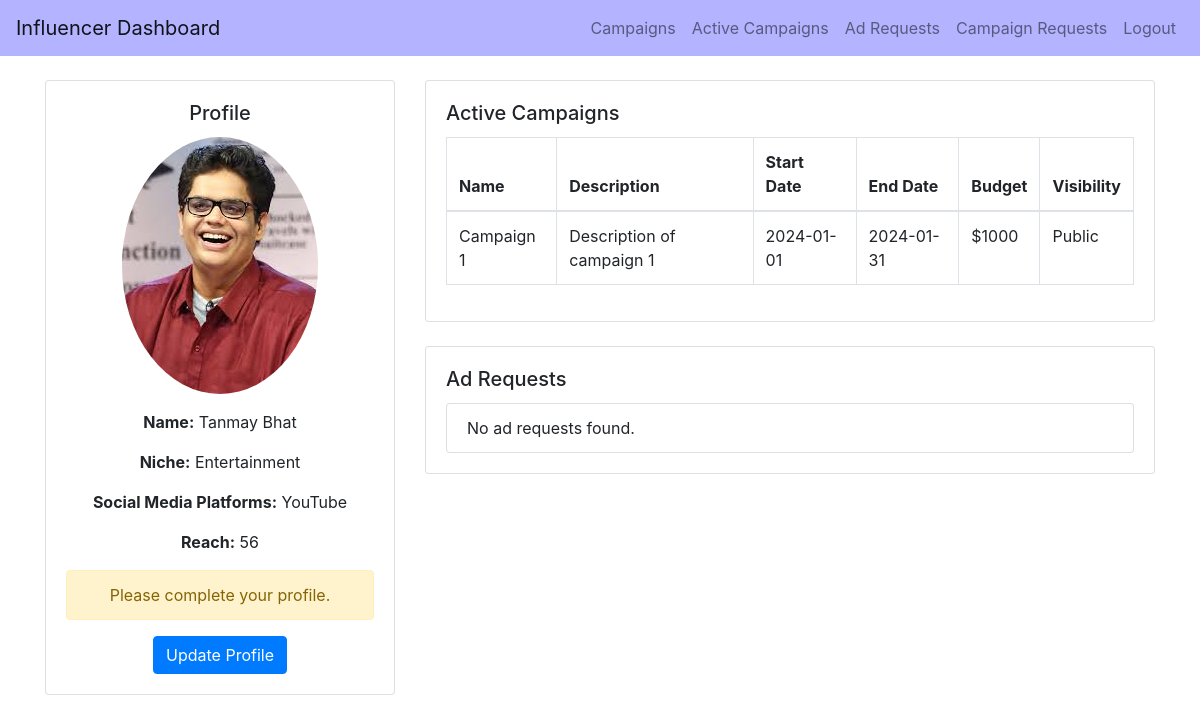
Page /influencer_dashboard/tanmay on the earlier database version.
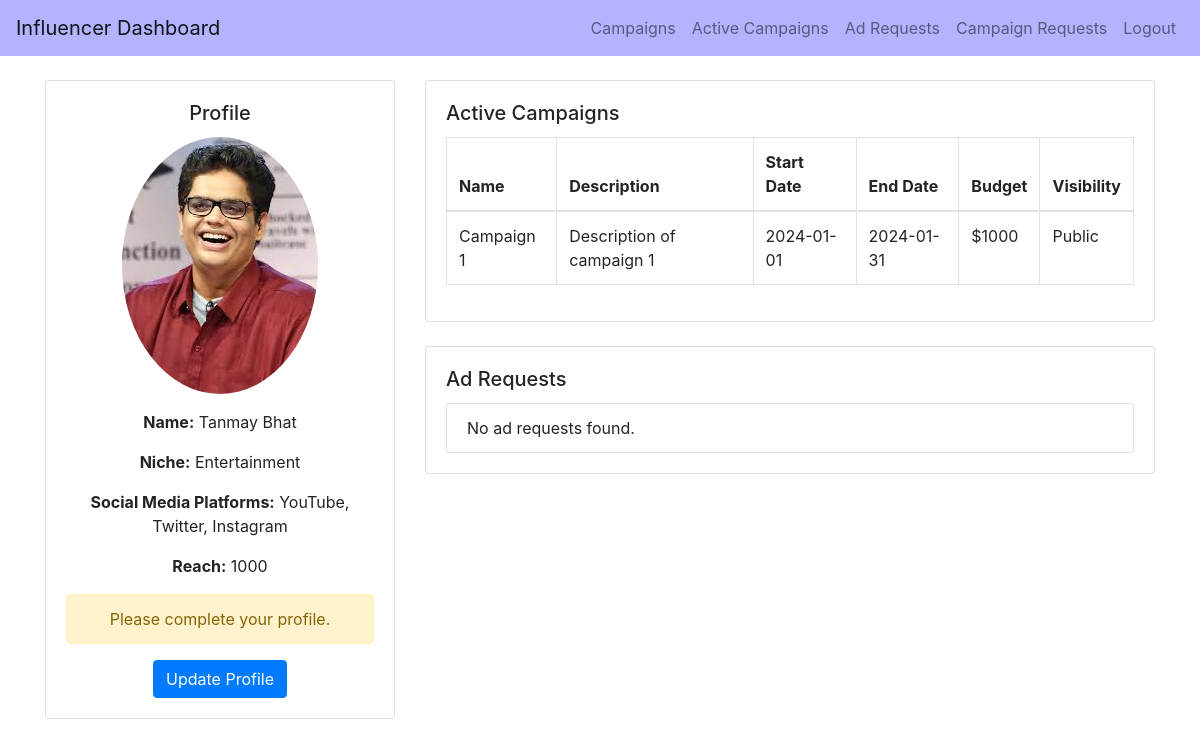
Same page on the later database version.
### backend/models.py (models this page shows)
class Influencer(db.Model):
    __tablename__ = 'influencer'
    id = db.Column(db.Integer, primary_key=True)
    name = db.Column(db.String(100), nullable=False)
    email = db.Column(db.String(150), nullable=False)
    profile_picture = db.Column(db.String(150), nullable=True)
    niche = db.Column(db.String(50), nullable=False)
    reach = db.Column(db.Integer, nullable=False)
    user_id = db.Column(db.Integer, db.ForeignKey('user.id'), nullable=False)
    platform = db.Column(db.String(150), nullable=False)  # This will store the social media platforms as a comma-separated string
    flagged = db.Column(db.Boolean, default=False)
    user = db.relationship('User', backref='influencer_user', uselist=False)

### backend/controller.py (the view, shortened to what this page needs)
@app.route('/influencer_dashboard', methods=['GET', 'POST'])
@app.route('/influencer_dashboard/<username>', methods=['GET', 'POST'])
def influencer_dashboard(username=None):
    username = username or request.args.get('username')
    if not username:
        return redirect(url_for('login'))  # Redirect to login if username is not provided
    user = User.query.filter_by(username=username).first()
    influencer = Influencer.query.filter_by(user_id=user.id).first()
    ad_requests = AdRequest.query.filter_by(influencer_id=influencer.id, status='Pending').all()
    if not user or user.role != 'influencer':
        return redirect(url_for('login'))  # Redirect to login if user is not an influencer
    influencer = Influencer.query.filter_by(user_id=user.id).first()
    if not influencer:
        return redirect(url_for('login'))  # Redirect to login if influencer details are not found
    return render_template('influencer_dashboard.html',
                           username=user.username,
                           profile_image=influencer.profile_picture,
                           name=influencer.name,
                           niche=influencer.niche,
                           social_media_platforms=influencer.platform,
                           reach=influencer.reach,
                           ad_requests=ad_requests)

### templates/influencer_dashboard.html (shortened to what the changed rows need)
<!DOCTYPE html>
<html lang="en">
<head>
    <link href="https://stackpath.bootstrapcdn.com/bootstrap/4.5.2/css/bootstrap.min.css" rel="stylesheet">
</head>
<body>
<div class="container mt-4">
    <div class="row">
        <div class="col-md-4">
            <div class="card">
                <div class="card-body text-center">
                    <h5 class="card-title">Profile</h5>
                    <div class="mb-3">
                        <img src="../static/images/{{name}}.jpeg" alt="Profile Image" class="img-fluid rounded-circle">
                    </div>
                    <p><strong>Name:</strong> {{ name }}</p>
                    <p><strong>Niche:</strong> {{ niche }}</p>
                    <p><strong>Social Media Platforms:</strong> {{ social_media_platforms }}</p>
                    <p><strong>Reach:</strong> {{ reach }}</p>
                    {% if not (profile_image and name and niche and social_media_platforms and reach) %}
                        <div class="alert alert-warning" role="alert">
                            Please complete your profile.
                        </div>
                    {% endif %}
                    <button class="btn btn-primary" data-toggle="modal" data-target="#updateProfileModal">Update Profile</button>
                </div>
            </div>
        </div>
        <div class="col-md-8">
            <div class="card mb-4">
                <div class="card-body">
                    <div class="table-responsive">
                        <table class="table table-bordered">
                            <thead>
                                <tr>
                                    <th>Name</th>
                                    <th>Description</th>
                                    <th>Start Date</th>
                                    <th>End Date</th>
                                    <th>Budget</th>
                                    <th>Visibility</th>
                                </tr>
                            </thead>
                        </table>
                    </div>
                </div>
            </div>
            </div>
        </div>
    </div>
</body>
</html>

Differences in the rows shown:
changed Influencer "Tanmay Bhat": platform "YouTube" → "YouTube, Twitter, Instagram"; reach (not shown) → "1000"
Other differences:
{{ reach }}: "56" → (not shown)
